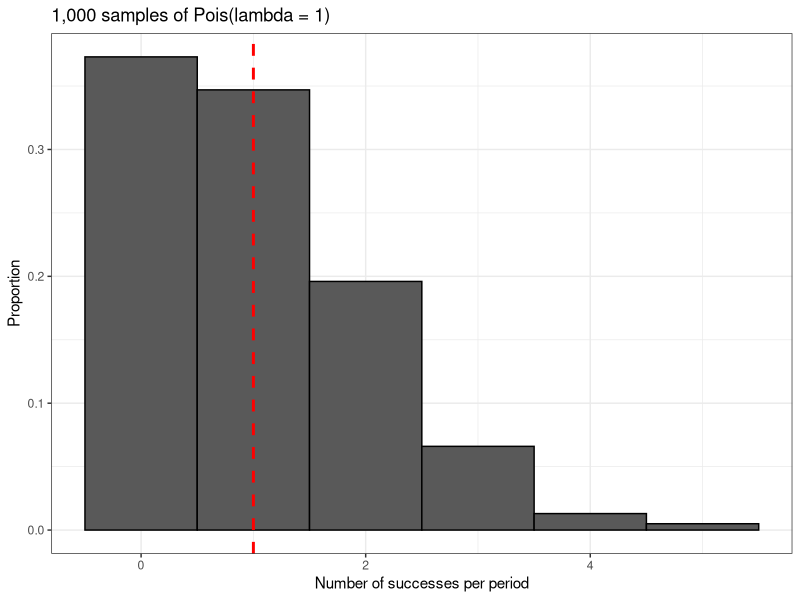

Reproduce this figure in R.
library(ggplot2)
library(tidyverse)
library(dplyr)

## household example

dpois(3, 2)

## when lambda changes how about the graphs?
set.seed(2)

poisson_data <- data.frame('data' = rpois(1000, 1))

poisson_data %>% ggplot() +
  geom_histogram(aes(x = data,
                     y = stat(count / sum(count))),
                 color = 'black',
                 binwidth = 1) +
  geom_vline(xintercept = 1,
             size = 1,
             linetype = 'dashed',
             color = 'red') +
  theme_bw() +
  labs(x = "Number of successes per period",
       y = "Proportion",
       title = '1,000 samples of Pois(lambda = 1)')

poisson_data <- data.frame('data' = rpois(1000, 10))